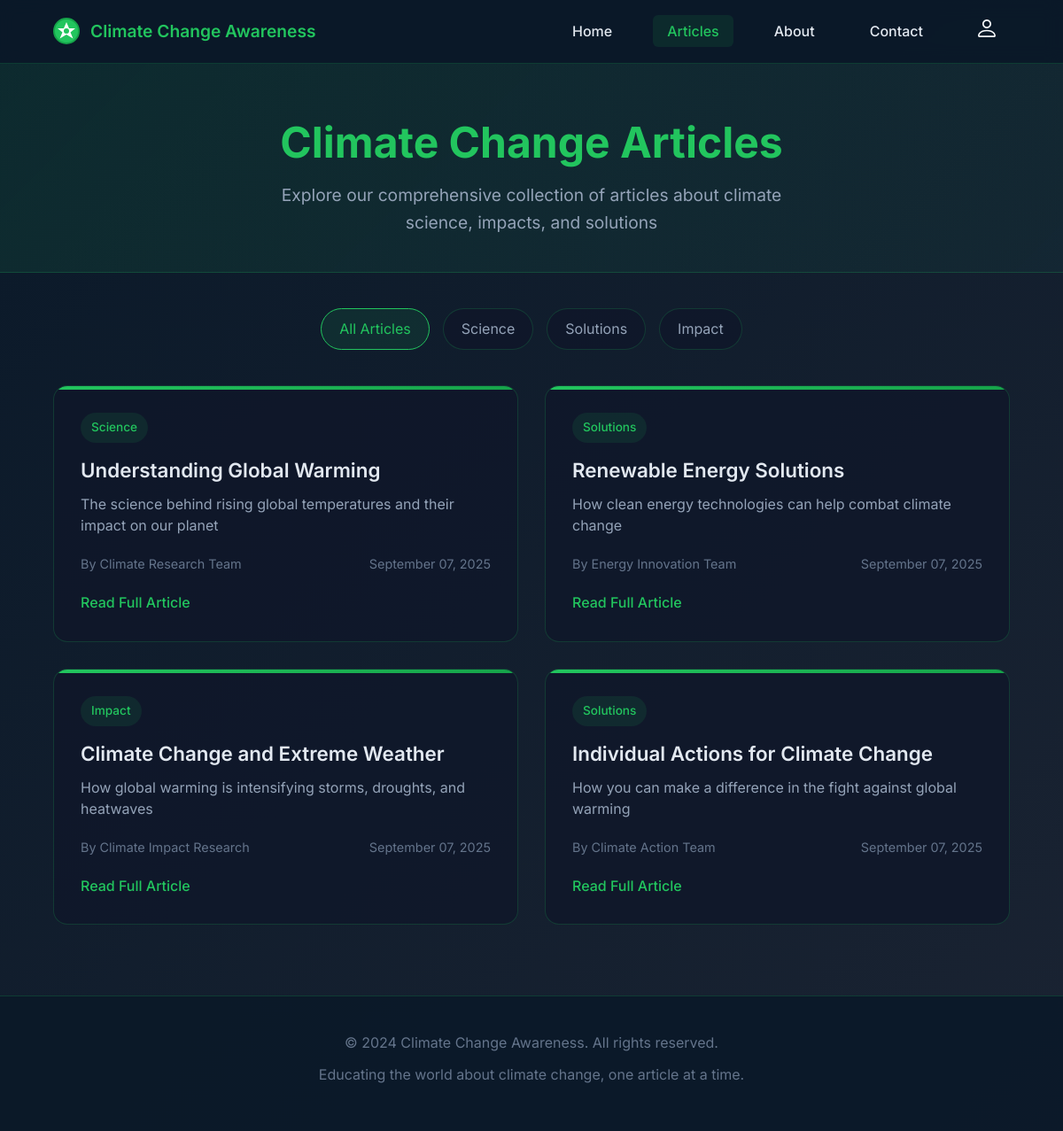
The page /articles on the database its author committed.
### main.py (models this page shows, shortened)
class ClimateArticle(db.Model):
    id = db.Column(db.Integer, primary_key=True)
    title = db.Column(db.String(200), nullable=False)
    subtitle = db.Column(db.String(500), nullable=False)
    content = db.Column(db.Text, nullable=False)
    category = db.Column(db.String(50), nullable=False)  # e.g., "Science", "Solutions", "Impact"
    date_created = db.Column(db.DateTime, default=datetime.utcnow)
    author = db.Column(db.String(100), nullable=False, default="Climate Team")

### main.py (the view)
@app.route('/articles')
def articles():
    category = request.args.get('category', 'all')
    if category == 'all':
        articles = ClimateArticle.query.order_by(ClimateArticle.date_created.desc()).all()
    else:
        articles = ClimateArticle.query.filter_by(category=category).order_by(ClimateArticle.date_created.desc()).all()
    return render_template('articles.html', articles=articles, current_category=category)

### templates/articles.html (shortened to what this page needs)
<!doctype html>
<html lang="en">
<head>
  <link rel="stylesheet" href="../static/css/style.css">
</head>
<body>
  <header class="header">
    <div class="logo-container">
      <img src="../static/img/climate-logo.svg" alt="Climate Logo" width="30" height="30">
      <span class="logo-text">Climate Change Awareness</span>
    </div>
    <nav class="main-nav">
      <ul class="main-list">
        <li class="list__item"><a href="/">Home</a></li>
        <li class="list__item"><a href="/articles" class="active">Articles</a></li>
        <li class="list__item"><a href="/about">About</a></li>
        <li class="list__item"><a href="/contact">Contact</a></li>
        <li class="list__item">
          <a href="/login">
            <img src="../static/img/login.svg" alt="login" width="20" height="20">
          </a>
        </li>
      </ul>
    </nav>
  </header>
  <main>
    <section class="page-header">
      <h1 class="page-title">Climate Change Articles</h1>
      <p class="page-subtitle">Explore our comprehensive collection of articles about climate science, impacts, and solutions</p>
    </section>
    <section class="category-filter">
      <div class="filter-buttons">
        <a href="/articles" class="filter-btn {% if current_category == 'all' %}active{% endif %}">All Articles</a>
        <a href="/articles?category=Science" class="filter-btn {% if current_category == 'Science' %}active{% endif %}">Science</a>
        <a href="/articles?category=Solutions" class="filter-btn {% if current_category == 'Solutions' %}active{% endif %}">Solutions</a>
        <a href="/articles?category=Impact" class="filter-btn {% if current_category == 'Impact' %}active{% endif %}">Impact</a>
      </div>
    </section>
    <section class="articles-listing">
      {% if articles %}
        <div class="articles-grid">
          {% for article in articles %}
          <article class="article-card">
            <div class="article-category">{{ article.category }}</div>
            <h3 class="article-title">{{ article.title }}</h3>
            <p class="article-subtitle">{{ article.subtitle }}</p>
            <div class="article-meta">
              <span class="article-author">By {{ article.author }}</span>
              <span class="article-date">{{ article.date_created.strftime('%B %d, %Y') }}</span>
            </div>
            <a href="/article/{{ article.id }}" class="article-link">Read Full Article</a>
          </article>
          {% endfor %}
        </div>
      {% else %}
        <div class="no-articles">
          <h3>No articles found</h3>
          <p>There are no articles in this category yet. Check back soon for new content!</p>
        </div>
      {% endif %}
    </section>
  </main>
  <footer class="footer">
    <div class="footer-content">
      <p>&copy; 2024 Climate Change Awareness. All rights reserved.</p>
      <p>Educating the world about climate change, one article at a time.</p>
    </div>
  </footer>
</body>
</html>

### static/css/style.css (style rules this page uses)
body { margin: 0; padding: 0; font-family: 'Inter', sans-serif; font-size: 16px; line-height: 1.6; background: linear-gradient(135deg, #0a1929 0%, #1a2332 100%); color: #e2e8f0; min-height: 100vh; }
h1, h2, h3, h4, h5, h6 { margin: 0; font-weight: 600; line-height: 1.2; }
h1 { font-size: 2.5rem; }
h3 { font-size: 1.5rem; }
p { margin: 0 0 1rem 0; }
img { object-fit: contain; }
a { text-decoration: none; color: inherit; transition: all 0.3s ease; }
ul { list-style: none; margin: 0; padding: 0; }
.header { display: flex; justify-content: space-between; align-items: center; padding: 20px 5%; background: rgba(10, 25, 41, 0.9); backdrop-filter: blur(10px); border-bottom: 1px solid rgba(34, 197, 94, 0.2); position: sticky; top: 0; z-index: 100; }
.logo-container { display: flex; align-items: center; gap: 12px; }
.logo-text { font-size: 1.2rem; font-weight: 600; color: #22c55e; }
.main-nav { display: flex; }
.main-list { display: flex; align-items: center; gap: 30px; }
.list__item a { color: #e2e8f0; font-weight: 500; padding: 8px 16px; border-radius: 6px; transition: all 0.3s ease; }
.list__item a:hover, .list__item a.active { color: #22c55e; background: rgba(34, 197, 94, 0.1); }
.page-header { text-align: center; padding: 60px 5% 40px; background: linear-gradient(135deg, rgba(34, 197, 94, 0.1) 0%, rgba(16, 185, 129, 0.05) 100%); border-bottom: 1px solid rgba(34, 197, 94, 0.2); }
.page-title { font-size: 3rem; font-weight: 700; color: #22c55e; margin-bottom: 16px; }
.page-subtitle { font-size: 1.2rem; color: #94a3b8; max-width: 600px; margin: 0 auto; }
.articles-grid { display: grid; grid-template-columns: repeat(auto-fit, minmax(350px, 1fr)); gap: 30px; padding: 0 5%; margin-bottom: 60px; }
.article-card { background: rgba(15, 23, 42, 0.8); border-radius: 16px; padding: 30px; border: 1px solid rgba(34, 197, 94, 0.2); transition: all 0.3s ease; position: relative; overflow: hidden; }
.article-card::before { content: ''; position: absolute; top: 0; left: 0; right: 0; height: 4px; background: linear-gradient(90deg, #22c55e, #16a34a); }
.article-category { display: inline-block; background: rgba(34, 197, 94, 0.1); color: #22c55e; padding: 6px 12px; border-radius: 20px; font-size: 0.85rem; font-weight: 500; margin-bottom: 16px; }
.article-title { font-size: 1.4rem; font-weight: 600; color: #e2e8f0; margin-bottom: 12px; line-height: 1.3; }
.article-subtitle { color: #94a3b8; font-size: 1rem; line-height: 1.5; margin-bottom: 20px; }
.article-meta { display: flex; justify-content: space-between; align-items: center; font-size: 0.9rem; color: #64748b; margin-bottom: 20px; }
.article-link { color: #22c55e; font-weight: 500; text-decoration: none; transition: all 0.3s ease; }
.category-filter { padding: 40px 5%; text-align: center; }
.filter-buttons { display: flex; gap: 15px; justify-content: center; flex-wrap: wrap; }
.filter-btn { padding: 10px 20px; border-radius: 25px; background: rgba(15, 23, 42, 0.8); color: #94a3b8; border: 1px solid rgba(34, 197, 94, 0.2); transition: all 0.3s ease; text-decoration: none; }
.filter-btn:hover, .filter-btn.active { background: rgba(34, 197, 94, 0.1); color: #22c55e; border-color: #22c55e; }
.footer { background: rgba(10, 25, 41, 0.9); padding: 40px 5%; text-align: center; border-top: 1px solid rgba(34, 197, 94, 0.2); margin-top: 80px; }
.footer-content p { color: #64748b; margin-bottom: 10px; }

### rows shown on the page
ClimateArticle: category "Science", title "Understanding Global Warming", subtitle "The science behind rising global temperatures and their impact on our planet", author "Climate Research Team", date_created "September 07, 2025"
ClimateArticle: category "Solutions", title "Renewable Energy Solutions", subtitle "How clean energy technologies can help combat climate change", author "Energy Innovation Team", date_created "September 07, 2025"
ClimateArticle: category "Impact", title "Climate Change and Extreme Weather", subtitle "How global warming is intensifying storms, droughts, and heatwaves", author "Climate Impact Research", date_created "September 07, 2025"
ClimateArticle: category "Solutions", title "Individual Actions for Climate Change", subtitle "How you can make a difference in the fight against global warming", author "Climate Action Team", date_created "September 07, 2025"
